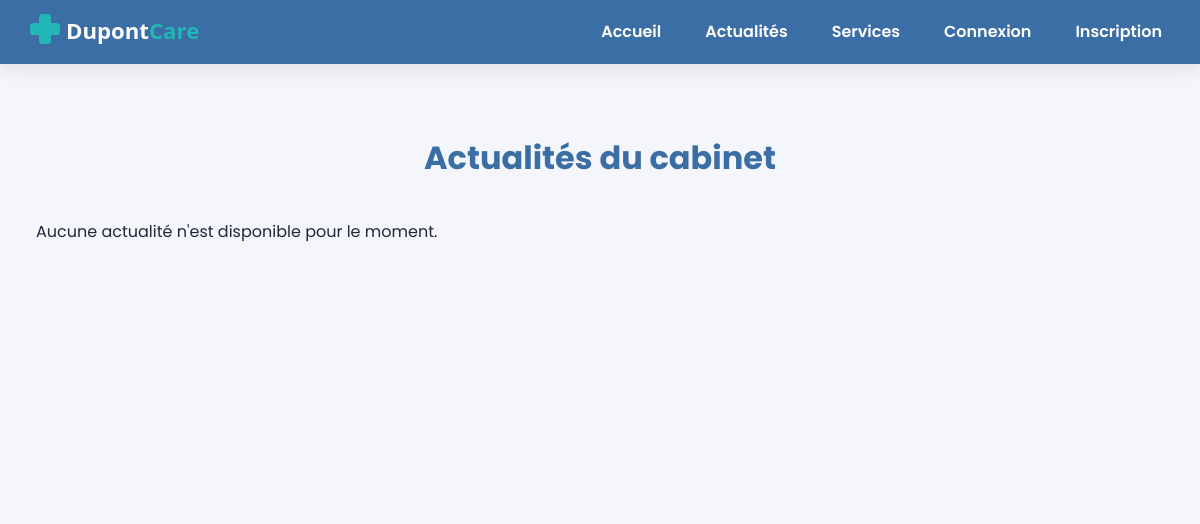
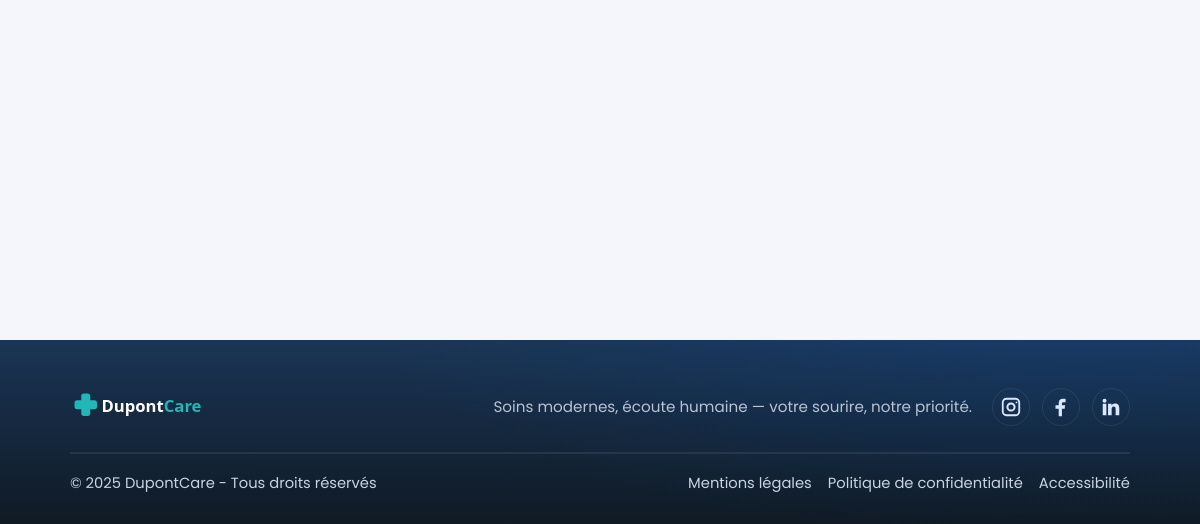
/index.php?page=actus, run on an earlier commit of the app's database (2 pictures, top to bottom).
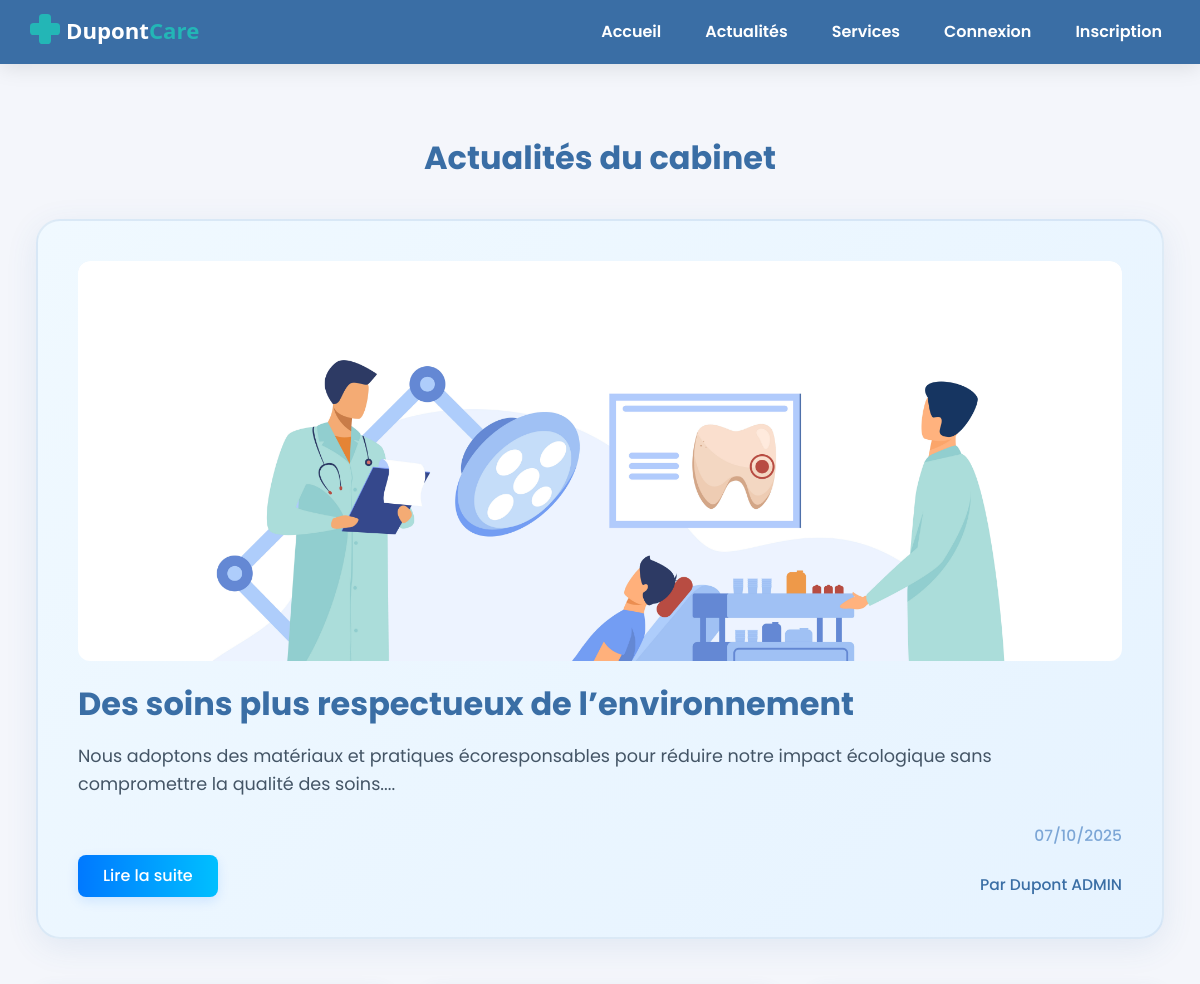
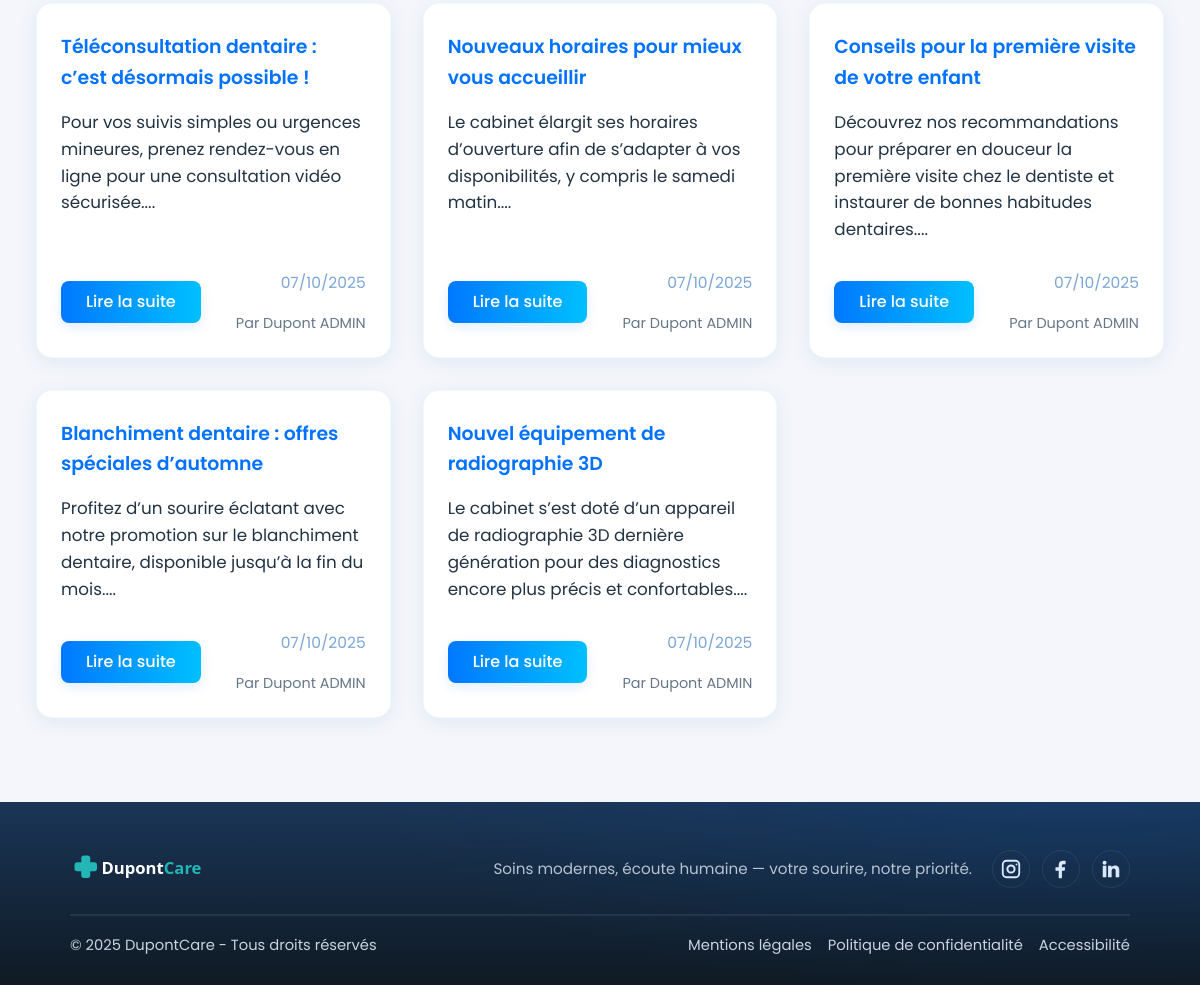
And on a later commit of the database (2 pictures, top to bottom).
### tables this page shows
CREATE TABLE `actualite` (
  `id` int(10) UNSIGNED NOT NULL,
  `auteur_id` int(10) UNSIGNED NOT NULL,
  `titre` varchar(200) NOT NULL,
  `contenu` mediumtext NOT NULL,
  `date_publication` datetime DEFAULT NULL,
  `statut` enum('BROUILLON','PUBLIE','ARCHIVE') NOT NULL DEFAULT 'BROUILLON',
  `image` varchar(255) DEFAULT NULL
);

CREATE TABLE `utilisateur` (
  `id` int(10) UNSIGNED NOT NULL,
  `role` enum('PATIENT','MEDECIN','SECRETAIRE') NOT NULL,
  `nom` varchar(100) NOT NULL,
  `prenom` varchar(100) NOT NULL,
  `email` varchar(190) NOT NULL,
  `telephone` varchar(30) DEFAULT NULL,
  `avatar` varchar(255) DEFAULT NULL,
  `password_hash` varchar(255) NOT NULL,
  `date_inscription` datetime NOT NULL DEFAULT current_timestamp(),
  `date_naissance` date DEFAULT NULL
);

### app/core/App.php (called while the page is built, shortened)
<?php
class App {
    public function run() {
        $action = $_GET['action'] ?? 'index';
        $method = $action;
        $params = [];
        try {
            $controller = new $controllerClass();
            call_user_func_array([$controller, $method], $params);
        } catch (\Exception $e) {
            error_log("Exception détaillée: " . $e->getMessage());
            error_log("Fichier: " . $e->getFile() . " ligne " . $e->getLine());
            error_log("Stack trace: " . $e->getTraceAsString());
            http_response_code(404);
            include __DIR__ . '/../views/error/404.php';
        }
    }
}

### index.php (called while the page is built, shortened)
<?php
spl_autoload_register(function ($class) {
    $path = __DIR__ . '/' . str_replace('\\', '/', $class) . '.php';
});
$app = new App();
$app->run();

### app/core/Model.php (called while the page is built, shortened)
<?php
abstract class Model {
    public function __construct() {
        $this->db = Database::getInstance();
    }
}

### app/models/database.php (called while the page is built, shortened)
<?php
class Database {
    private static $instance = null;
    private $connection;
    private function __construct() {
        $host = 'localhost';
        $dbname = 'bdd_dupont';
        $user = 'root';
        $pass = '';
        $options = [
            PDO::ATTR_ERRMODE => PDO::ERRMODE_EXCEPTION,
            PDO::ATTR_DEFAULT_FETCH_MODE => PDO::FETCH_ASSOC,
            PDO::MYSQL_ATTR_INIT_COMMAND => 'SET NAMES utf8mb4'
        ];
        try {
            $this->connection = new PDO(
                "mysql:host=$host;dbname=$dbname",
                $user,
                $pass,
                $options
            );
        } catch (PDOException $e) {
            die('Erreur connexion BDD : ' . $e->getMessage());
        }
    }
    public function prepare($sql) {
        return $this->connection->prepare($sql);
    }
    public static function getInstance() {
        if (self::$instance === null) {
            self::$instance = new self();
        }
        return self::$instance;
    }
}

### app/models/ActuModel.php (called while the page is built, shortened)
<?php
class ActuModel extends Model {
    public function getAllActus($limit = null) {
        $sql = "SELECT a.*, u.nom as auteur_nom, u.prenom as auteur_prenom
                FROM actualite a
                JOIN utilisateur u ON a.auteur_id = u.id
                WHERE a.statut = 'PUBLIE'
                ORDER BY a.date_publication DESC";
        if ($limit) {
            $sql .= " LIMIT ?";
            $stmt = $this->db->prepare($sql);
            $stmt->execute([$limit]);
        } else {
            $stmt = $this->db->prepare($sql);
            $stmt->execute();
        }
        return $stmt->fetchAll();
    }
}

### app/views/actu.php (the view, shortened to what this page needs)
<?php
include __DIR__ . '/templates/header.php';
?>
<main>
  <section class="actu-section">
    <h2>Actualités du cabinet</h2>
    <div class="actu-container">
      <?php if (empty($actus)): ?>
        <p class="no-actus">Aucune actualité n'est disponible pour le moment.</p>
      <?php else: ?>
        <?php
        $latestActu = array_shift($actus);
        ?>
        <article class="actu-featured">
          <div class="actu-featured-content">
            <?php if (!empty($latestActu['image'])): ?>
              <div class="actu-featured-image">
                <img src="/cabinetdupont/public/uploads/<?php echo htmlspecialchars($latestActu['image']); ?>" alt="Image de l'actualité">
              </div>
            <?php else: ?>
              <?php error_log("Pas d'image trouvée dans latestActu : " . print_r($latestActu, true)); ?>
            <?php endif; ?>
            <h3><?php echo htmlspecialchars($latestActu['titre']); ?></h3>
            <p><?php echo htmlspecialchars(substr(strip_tags($latestActu['contenu']), 0, 400)) . '...'; ?></p>
            <div class="actu-footer">
              <a href="index.php?page=actus&action=show&id=<?php echo $latestActu['id']; ?>" class="btn btn-primary">Lire la suite</a>
              <div class="actu-meta">
                <span class="actu-date"><?php echo date('d/m/Y', strtotime($latestActu['date_publication'])); ?></span>
                <span class="actu-author">Par <?php echo htmlspecialchars($latestActu['auteur_prenom'] . ' ' . $latestActu['auteur_nom']); ?></span>
              </div>
            </div>
          </div>
        </article>
        <div class="actu-list">
          <?php foreach ($actus as $actu): ?>
            <article class="actu-card">
              <h3><?php echo htmlspecialchars($actu['titre']); ?></h3>
              <p><?php echo htmlspecialchars(substr(strip_tags($actu['contenu']), 0, 200)) . '...'; ?></p>
              <div class="actu-footer">
                <a href="index.php?page=actus&action=show&id=<?php echo $actu['id']; ?>" class="btn btn-primary">Lire la suite</a>
                <div class="actu-meta">
                  <span class="actu-date"><?php echo date('d/m/Y', strtotime($actu['date_publication'])); ?></span>
                  <span class="actu-author">Par <?php echo htmlspecialchars($actu['auteur_prenom'] . ' ' . $actu['auteur_nom']); ?></span>
                </div>
              </div>
            </article>
          <?php endforeach; ?>
      <?php endif; ?>
    </div>
  </section>
</main>
<?php include __DIR__ . '/templates/footer.php'; ?>

### app/controllers/ActusController.php (shortened to what this page needs)
<?php
class ActusController {
    private $actuModel;
    public function __construct() {
        $this->actuModel = new ActuModel();
    }
    public function index() {
        $actus = $this->actuModel->getAllActus();
        if (isset($_SESSION['user_id']) && isset($_SESSION['user_role']) &&
            ($_SESSION['user_role'] === 'MEDECIN' || $_SESSION['user_role'] === 'SECRETAIRE')) {
            $actusAdmin = $this->actuModel->getAllActusAdmin();
            require_once 'app/views/actu-combined.php';
        } else {
            $actus = $this->actuModel->getAllActus();
            require_once 'app/views/actu.php';
        }
    }
}

### app/views/templates/header.php (shortened to what this page needs)
<!DOCTYPE html>
<html lang="fr">
<head>
    <link rel="stylesheet" href="<?php echo BASE_URL; ?>/css/style.css" />
    <link rel="stylesheet" href="<?php echo BASE_URL; ?>/css/login.css" />
    <link rel="stylesheet" href="<?php echo BASE_URL; ?>/css/register.css" />
    <link rel="stylesheet" href="<?php echo BASE_URL; ?>/css/actu.css" />
    <link rel="stylesheet" href="<?php echo BASE_URL; ?>/css/admin.css" />
    <link rel="stylesheet" href="<?php echo BASE_URL; ?>/css/actu-create.css" />
    <link rel="stylesheet" href="<?php echo BASE_URL; ?>/css/actu-posts.css" />
    <link rel="stylesheet" href="<?php echo BASE_URL; ?>/css/table-sort.css" />
    <link rel="stylesheet" href="<?php echo BASE_URL; ?>/css/tabs.css" />
    <link rel="stylesheet" href="<?php echo BASE_URL; ?>/css/profil.css" />
    <link rel="stylesheet" href="<?php echo BASE_URL; ?>/css/alerts.css" />
</head>
<body>
    <header>
        <div class="container">
            <a href="index.php" class="logo">
                <img src="/cabinetdupont/assets/dupontcare-logo-horizontal-DUPONT-white.svg" alt="DupontCare" />
            </a>
            <nav>
                <ul>
                    <li><a href="index.php?page=home">Accueil</a></li>
                    <li><a href="index.php?page=actus">Actualités</a></li>
                    <li><a href="index.php?page=home#services">Services</a></li>
                    <?php if (isset($_SESSION['user_id'])): ?>
                        <li><a href="index.php?page=user&action=profile">Mon profil</a></li>
                        <li><a href="index.php?page=auth&action=logout">Déconnexion</a></li>
                    <?php else: ?>
                        <li><a href="index.php?page=auth&action=login">Connexion</a></li>
                        <li><a href="index.php?page=auth&action=register">Inscription</a></li>
                    <?php endif; ?>
                </ul>
            </nav>
        </div>
    </header>

### app/views/templates/footer.php (shortened to what this page needs)
    <footer class="site-footer" role="contentinfo">
        <div class="container">
            <div class="footer-top">
                <a href="index.php" class="footer-brand">
                    <img src="/cabinetdupont/assets/dupontcare-logo-horizontal-DUPONT-white.svg" alt="DupontCare" />
                </a>
                <p class="footer-tagline">
                    Soins modernes, écoute humaine — votre sourire, notre priorité.
                </p>
                <ul class="footer-social" aria-label="Réseaux sociaux">
                    <li>
                        <a href="#" aria-label="Instagram" target="_blank" rel="noopener noreferrer">
                        </a>
                    </li>
                    <li>
                        <a href="#" aria-label="Facebook" target="_blank" rel="noopener noreferrer">
                            <svg width="22" height="22" viewBox="0 0 24 24" aria-hidden="true">
                                <path fill="currentColor" d="M13 22v-8h3l.5-4H13V8.5c0-1.1.3-1.8 1.9-1.8H17V3.2C16.6 3.1 15.5 3 14.2 3 11.4 3 9.5 4.6 9.5 7.7V10H6v4h3.5v8z"/>
                            </svg>
                        </a>
                    </li>
                    <li>
                        <a href="#" aria-label="LinkedIn" target="_blank" rel="noopener noreferrer">
                            <svg width="22" height="22" viewBox="0 0 24 24" aria-hidden="true">
                                <path fill="currentColor" d="M6.94 8.5V21H3V8.5zM4.97 3a2.2 2.2 0 1 1 0 4.4 2.2 2.2 0 0 1 0-4.4M21 21h-3.93v-6.1c0-1.45-.03-3.31-2.02-3.31-2.03 0-2.34 1.58-2.34 3.21V21H8.78V8.5h3.77v1.7h.05c.53-1 1.82-2.05 3.74-2.05 4 0 4.74 2.63 4.74 6.06z"/>
                            </svg>
                        </a>
                    </li>
                </ul>
            </div>
            <div class="footer-bottom">
                <p>&copy; <?php echo date('Y'); ?> DupontCare - Tous droits réservés</p>
                <ul class="footer-legal">
                    <li><a href="index.php?page=mentions-legales">Mentions légales</a></li>
                    <li><a href="index.php?page=confidentialite">Politique de confidentialité</a></li>
                    <li><a href="index.php?page=accessibilite">Accessibilité</a></li>
                </ul>
            </div>
        </div>
    </footer>
</body>
</html>

### css/style.css (style rules this page uses)
* { box-sizing: border-box; margin: 0; padding: 0; }
body { font-family: 'Poppins', system-ui, -apple-system, Segoe UI, Roboto, Arial, sans-serif; line-height: 1.6; color: #333; }
main { min-height: 100vh; width: 100%; padding: 20px; }
:root { --bg: #f4f6fb; --brand: #3a6ea5; --accent: #00c6ff; --accent-2: #0072ff; --text: #1e2936; --white: #fff; --footer-bg: #0f1724; --footer-text: #c9d3e1; --footer-heading: #ffffff; --footer-line: rgba(255,255,255,0.08); }
html, body { height: 100%; }
body { font-family: 'Poppins', system-ui, -apple-system, Segoe UI, Roboto, Arial, sans-serif; background: var(--bg); color: var(--text); line-height: 1.6; }
.container { max-width: 1200px; margin: 0 auto; padding: 0 24px; }
header { background: var(--brand); box-shadow: 0 4px 20px rgba(0,0,0,0.1); }
header .container { display: flex; align-items: center; justify-content: space-between; height: 64px; }
.logo img { height: 48px; width: auto; display: block; }
nav ul { list-style: none; display: flex; gap: 16px; }
nav a { color: var(--white); text-decoration: none; font-weight: 600; font-size: 1rem; padding: 6px 14px; border-radius: 6px; transition: background 0.2s, color 0.2s; }
.btn { width: auto; display: inline-flex; align-items: center; justify-content: center; padding: 10px 12px; border-radius: 10px; background: linear-gradient(to right, var(--accent) 0%, var(--accent-2) 100%); background-size: 120% 100%; background-position: center; color: var(--white); font-weight: 600; text-decoration: none; font-size: 0.95rem; transition: opacity 0.2s, transform 0.2s, box-shadow 0.2s; box-shadow: 0 4px 12px rgba(0,114,255,0.18); align-self: flex-start; }
.site-footer { color: var(--footer-text); background: radial-gradient(1200px 400px at 90% -20%, rgba(0,114,255,0.10), transparent 60%), linear-gradient(180deg, #1a3556 0%, #0f1a24 100%); background-color: var(--footer-bg); padding-top: 48px; padding-bottom: 28px; }
.site-footer .container { max-width: 1100px; padding: 0 20px; }
.footer-top { display: grid; grid-template-columns: 1fr auto auto; gap: 20px; align-items: center; padding-bottom: 26px; border-bottom: 1px solid var(--footer-line); }
.footer-brand img { height: 36px; width: auto; display: block; }
.footer-tagline { margin: 0; font-size: 0.95rem; opacity: 0.9; }
.footer-social { display: flex; gap: 12px; list-style: none; margin: 0; padding: 0; }
.footer-social a { display: inline-flex; align-items: center; justify-content: center; width: 38px; height: 38px; border-radius: 50%; border: 1px solid var(--footer-line); color: #dbe7ff; text-decoration: none; transition: transform .18s ease, background-color .18s ease, border-color .18s ease; }
.footer-bottom { padding-top: 18px; border-top: 1px solid var(--footer-line); display: flex; align-items: center; justify-content: space-between; gap: 14px; font-size: 0.92rem; }
.footer-legal { display: flex; gap: 16px; list-style: none; margin: 0; padding: 0; }
.footer-legal a { color: var(--footer-text); text-decoration: none; }
html { scroll-behavior: smooth; }

### css/login.css (style rules this page uses)
html, body { height: 100%; }
body { display: flex; flex-direction: column; min-height: 100vh; }
main { flex: 1 0 auto; }
.site-footer { flex-shrink: 0; }
body { font-family: 'Poppins', system-ui, -apple-system, Segoe UI, Roboto, Arial, sans-serif; background: #f4f6fb; color: #1e2936; margin: 0; min-height: 100vh; }

### css/register.css (style rules this page uses)
body { font-family: 'Poppins', system-ui, -apple-system, Segoe UI, Roboto, Arial, sans-serif; background: #f4f6fb; color: #1e2936; margin: 0; min-height: 100vh; }
html, body { height: 100%; }
body { display: flex; flex-direction: column; min-height: 100vh; }
main { flex: 1 0 auto; }
.site-footer { flex-shrink: 0; }

### css/profil.css (style rules this page uses)
.btn { display: inline-block; line-height: 1; padding: 12px 20px; border-radius: 10px; font-weight: 600; font-size: 1rem; text-decoration: none; border: 1px solid transparent; cursor: pointer; transition: transform 0.2s, box-shadow 0.2s, opacity 0.2s, border-color 0.2s; box-shadow: 0 4px 12px rgba(0,114,255,0.13); }

What changed in the data, as far as the page shows it:
added actualite: image (picture), titre "Des soins plus respectueux de l’environnement", contenu "Nous adoptons des matériaux et pratiques écoresponsables pour réduire notre impact écologique sans compromettre la qualité des soins.", date_publication "07/10/2025"
now on this page (row edited): utilisateur: prenom+nom "Dupont ADMIN"
added actualite: titre "Téléconsultation dentaire : c’est désormais possible !", contenu "Pour vos suivis simples ou urgences mineures, prenez rendez-vous en ligne pour une consultation vidéo sécurisée.", date_publication "07/10/2025", auteur.nom "Dupont ADMIN"
added actualite: titre "Nouveaux horaires pour mieux vous accueillir", contenu "Le cabinet élargit ses horaires d’ouverture afin de s’adapter à vos disponibilités, y compris le samedi matin.", date_publication "07/10/2025", auteur.nom "Dupont ADMIN"
added actualite: titre "Conseils pour la première visite de votre enfant", contenu "Découvrez nos recommandations pour préparer en douceur la première visite chez le dentiste et instaurer de bonnes habitudes dentaires.", date_publication "07/10/2025", auteur.nom "Dupont ADMIN"
added actualite: titre "Blanchiment dentaire : offres spéciales d’automne", contenu "Profitez d’un sourire éclatant avec notre promotion sur le blanchiment dentaire, disponible jusqu’à la fin du mois.", date_publication "07/10/2025", auteur.nom "Dupont ADMIN"
added actualite: titre "Nouvel équipement de radiographie 3D", contenu "Le cabinet s’est doté d’un appareil de radiographie 3D dernière génération pour des diagnostics encore plus précis et confortables.", date_publication "07/10/2025", auteur.nom "Dupont ADMIN"
Also different on the page:
text no longer shown: "Aucune actualité n'est disponible pour le moment."
text now shown: "... Lire la suite Par"
